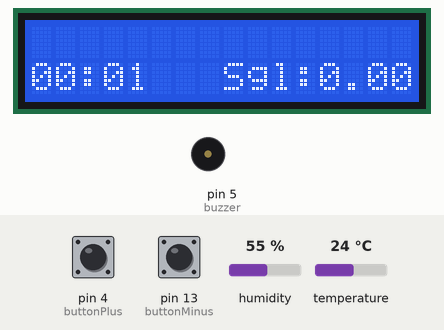
A sketch run on a simulated Arduino Uno, built with avr-gcc and run on an emulated ATmega328P. Parts: 16×2 character LCD, buzzer (waves = sounding). The inputs (shaded band) are chosen by the test bench; at power-on: temperature 24 °C, pin 4 (buttonPlus) HIGH, pin 13 (buttonMinus) HIGH, humidity 55 %. EEPROM starts erased; what the sketch prints to the serial monitor is not drawn.

Above: at 1.2 s.
1.3 s: temperature set to 28 °C
At 4.29 s:
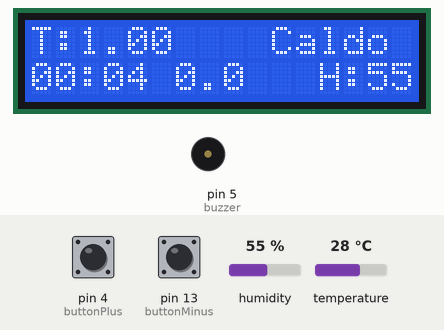
4.5 s: pin 4 (buttonPlus) pulled LOW for 0.15 s
At 4.76 s:
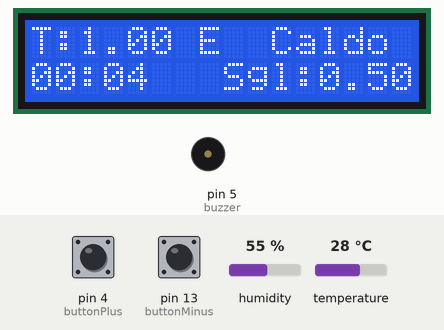
5.2 s: pin 13 (buttonMinus) pulled LOW for 0.15 s
At 5.36 s:
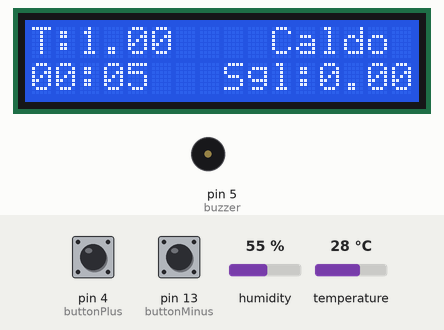
5.9 s: pin 4 (buttonPlus) pulled LOW for 1 s
At 6.4 s:
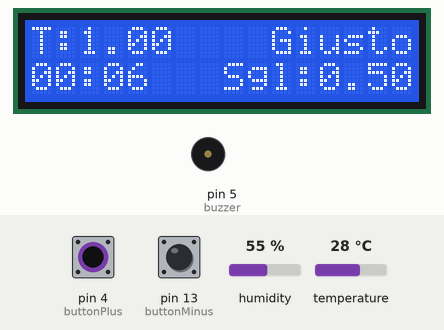
7.5 s: temperature set to 33 °C
At 10.32 s:
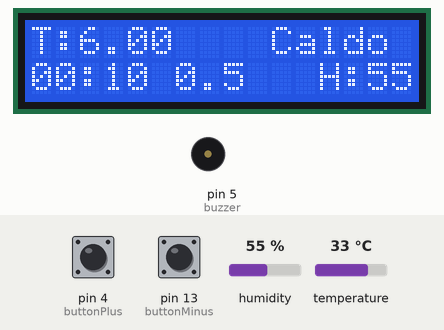
10.5 s: temperature set to 12 °C
At 12.78 s:
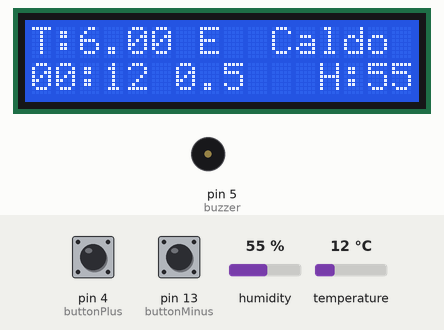
Timing chart, 0 to 14.3 s (numbered marks = the images above; inputs shaded):
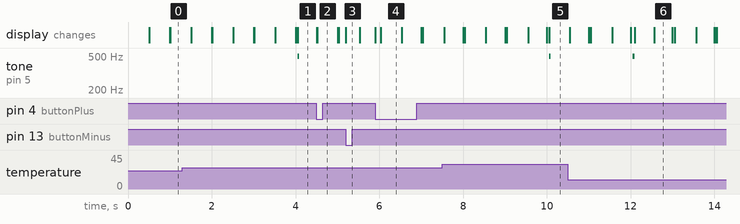

Measured:
- after the input at 1.3 s, tone on pin 5 (buzzer): silent → 496 Hz after 2.8 s, → silent 0.04 s later; the display: first differs from a run without the input after 2.8 s (image 1)
- after the input at 4.5 s, the display: first changes at once (image 2 shows a later state)
- after the input at 5.2 s, the display: changes at once (image 3)
- after the input at 5.9 s, tone on pin 5 (buzzer): stays silent (without the input it goes to 496 Hz after 0.15 s)
- after the input at 7.5 s, tone on pin 5 (buzzer): silent → 496 Hz after 2.6 s, → silent 0.04 s later; the display: first differs from a run without the input after 2.6 s (image 5)
- after the input at 10.5 s, tone on pin 5 (buzzer): goes on until 12.1 s, then stays silent
- what the display in image 6 shows lasts 0.4 s, from 12.6 s to 13.0 s

The sketch:

02-12_Frigorifero.ino
```cpp
/*
   Misura temperatura e umidità e visualizza su LCD e RGB LED, insieme a temperatura-soglia.
   Tramite due tasti si aumenta o diminuisce soglia.
*/

#include <LiquidCrystal.h>
LiquidCrystal lcd(7, 8, 9, 10, 11, 12);

#include "DHT.h"
#define DHTPIN 2
#define DHTTYPE DHT11
DHT dht(DHTPIN, DHTTYPE);

#include <EEPROM.h>

//uso LED non buzzer
//const byte redPin = 3, greenPin = 5, bluePin = 6;
const byte buttonPlus = 4, buttonMinus = 13, buzzer = 5,
  SOGLIA_BASE = 3, SOGLIA_MIN = -10, SOGLIA_MAX = 5, CONTROLL_ADRESS = 255;
const float correzione = 27, ISTERESI = 1.0;
const unsigned short sogliAdress = 0;

unsigned long tempo = millis(), lampeggio = millis(), indicatoreUmidita = millis(), lampChar = millis();
//uso LED non buzzer
//byte i = 255, luminosita = 1, ledPinOn;
byte minusPushed = 0, plusPushed = 0, secondi = 0, minuti = 0, blCh = 0,
  controllo = EEPROM.read(CONTROLL_ADRESS);
float soglia;
unsigned char blinkChar;

void setup() {
  lcd.begin(16, 2);
  dht.begin();
  Serial.begin(9600);
  Serial.println(F("Umidita'\tTemperatura\tIndiceCalore\tSoglia"));
  //uso LED non buzzer
  //pinMode(redPin, OUTPUT);
  //pinMode(greenPin, OUTPUT);
  //pinMode(bluePin, OUTPUT);
  pinMode(buttonMinus, INPUT_PULLUP);
  pinMode(buttonPlus, INPUT_PULLUP);
  pinMode(buzzer,OUTPUT);

  if ( controllo == 123 ) {
    //Serial.println("ok");
    EEPROM.get(sogliAdress,soglia);
  } else {
    //Serial.println("format");
    EEPROM.put(sogliAdress, soglia);
    controllo = 123;
    EEPROM.put(CONTROLL_ADRESS, controllo);
  }
}

void loop() {
  float h = dht.readHumidity();
  // Lettura di temperatura dal sensore in Celsius (the default) corretto di 2,5 gradi
  float t = dht.readTemperature() - correzione;
  // Lettura di temperatura dal sensore in Fahrenheit (isFahrenheit = true)
  float f = dht.readTemperature(true);

  // Reading temperature or humidity takes about 250 milliseconds!
  // Sensor readings may also be up to 2 seconds 'old' (its a very slow sensor)
  if ((millis() - tempo) > 2000) {
    tempo = millis();

    // Check if any reads failed and exit early (to try again).
    if (isnan(h) || isnan(t) || isnan(f)) {
      Serial.println(F("Failed to read from DHT sensor!"));
      return;
    }

    // Compute heat index in Celsius (isFahreheit = false)
    float hic = dht.computeHeatIndex(t, h, false);

    // stampa dati in seriale e temperatura sullo schermo LCD
    Serial.print(h);
    Serial.print(F("\t\t"));
    Serial.print(t);
    Serial.print(F("\t\t"));
    Serial.print(hic);
    Serial.print(F("\t\t"));
    Serial.println(soglia);
    lcd.setCursor(0, 0);
    lcd.print("T:");
    lcd.setCursor(2, 0);
    lcd.print(t, 1);

    if (t < soglia - ISTERESI / 2) {
      //digitalWrite(redPin, LOW);
      //digitalWrite(greenPin, LOW);
      //digitalWrite(bluePin, HIGH);
      //ledPinOn = bluePin;
      lcd.setCursor(10, 0);
      lcd.print("Freddo");
      blinkChar = '.';
    }
    else if (t > soglia + ISTERESI / 2) {
      //ledPinOn = redPin;
      //digitalWrite(greenPin, LOW);
      //digitalWrite(bluePin, LOW);
      lcd.setCursor(10, 0);
      lcd.print("Caldo ");
      blinkChar = 'E';
      //suono del buzzer
      for(byte i=0;i<5;i++)
     {
      digitalWrite(buzzer,HIGH);
      delay(1);//wait for 1ms
      digitalWrite(buzzer,LOW);
      delay(1);//wait for 1ms
     }
    }
    else {
      //digitalWrite(redPin, LOW);
      //ledPinOn = greenPin;
      //digitalWrite(bluePin, LOW);
      lcd.setCursor(10, 0);
      lcd.print("Giusto");
      blinkChar = '.';
    }
    lcd.setCursor(5, 1);
    lcd.print(" ");
    lcd.setCursor(6, 1);
    lcd.print(soglia, 1);
    lcd.setCursor(9, 1);
    lcd.print("   H:    ");
    lcd.setCursor(14, 1);
    lcd.print((int)h);
  }

  if((millis() - lampChar) > 500)
  {
    lampChar = millis();
    lcd.setCursor(7,0);
    if (!blCh) {
      lcd.write(blinkChar);
      blCh = 1;
    }
    else {
      lcd.print(" ");
      blCh = 0;
    }
  }
  // lampeggio graduale del LED indicato da ledPinOn
  /*
  if ((millis() - lampeggio) > 30) {
    lampeggio = millis();
    if (i >= 255) {
      luminosita = 1;
    }
    else if (i <= 0) {
      luminosita = 0;
    }
    if (luminosita) {
      i -= 5;
    }
    else if (!luminosita) {
      i += 5;
    }
    analogWrite(ledPinOn, i);
  }*/

  // tasto di diminuzione della soglia schiacciato
  if (!digitalRead(buttonMinus) && !minusPushed) {
    indicatoreUmidita = millis();
    if (soglia == SOGLIA_MIN) {
      soglia = SOGLIA_MIN;
      EEPROM.put(sogliAdress, soglia);
    }
    else {
      soglia -= 0.5;
      EEPROM.put(sogliAdress, soglia);
    }
    minusPushed = 1;
  }
  // tasto di diminuzione della soglia rilasciato
  else if (digitalRead(buttonMinus)) {
    minusPushed = 0;
  }

  // tasto di aumento della soglia schiacciato
  if (!digitalRead(buttonPlus) && !plusPushed) {
    indicatoreUmidita = millis();
    if (soglia == SOGLIA_MAX) {
      soglia = SOGLIA_MAX;
      EEPROM.put(sogliAdress, soglia);
    }
    else {
      soglia += 0.5;
      EEPROM.put(sogliAdress, soglia);
    }
    plusPushed = 1;
  }
  // tasto di aumento della soglia rilasciato
  else if (digitalRead(buttonPlus)) {
    plusPushed = 0;
  }

  // mostra la soglia per 2s dopo la pressione dei tasti
  if ((millis() - indicatoreUmidita) < 2000) {
    lcd.setCursor(6, 1);
    lcd.print("  Sgl:");
    lcd.setCursor(12, 1);
    lcd.print(soglia);
  }

  // stampa l'orologio in formato mm:ss :
  lcd.setCursor(2, 1);
  lcd.print(":");
  if ((millis() / 1000) < 60) {
    secondi = millis() / 1000;
  }
  else {
    secondi = (millis() / 1000) % 60;
  }
  minuti = millis() / 60000;
  if (secondi < 10) {
    lcd.setCursor(3, 1);
    lcd.print("0");
    lcd.setCursor(4, 1);
    lcd.print(secondi);
  }
  else {
    lcd.setCursor(3, 1);
    lcd.print(secondi);
  }
  if (minuti < 10) {
    lcd.setCursor(0, 1);
    lcd.print("0");
    lcd.setCursor(1, 1);
    lcd.print(minuti);
  }
  else {
    lcd.setCursor(0, 1);
    lcd.print(minuti);
  }
}
```
